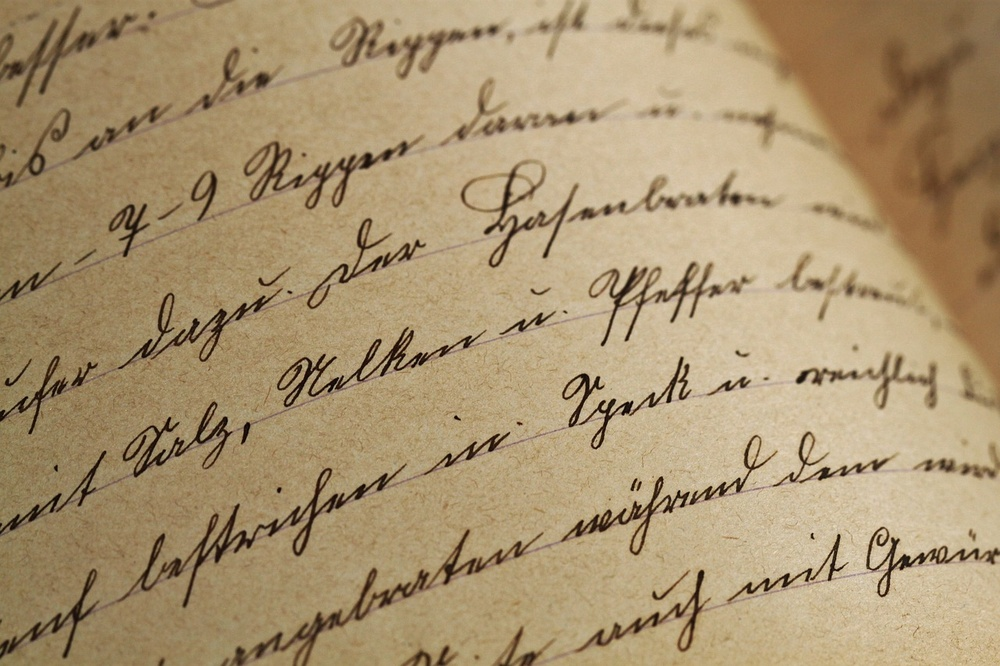
#> input picture 2.Manipulating Image/Erosion, Dilation Closing And Opening/Image Used/sutterlin.jpg, 1000 x 666 px, shrunk from 1280 x 853 before the run, found by its file name
$ python 'Erosion, Dilation Opening And Closing.py'
#> lines starting #> are read from the running program, lines starting #| are printed output that depends on the picture
#!/usr/bin/env python
# coding: utf-8

# In[2]:


import cv2
import numpy as np
import matplotlib.pyplot as plt


# In[4]:


image = cv2.imread(r'C:\Users\DELL\Desktop\python project\open cv2\prac 8\sutterlin.jpg')
#> image is the input picture: shape (666, 1000, 3); mean B, G, R 112.6, 148.3, 170.2
plt.imshow(cv2.cvtColor(image, cv2.COLOR_BGR2RGB))
plt.title('Orginal Image')
plt.show()


# # Erosion :

# Erosion is performed by placing the center of the structuring element at each pixel of the input image and setting the pixel value at that position in the eroded image to 1 (white) only if all corresponding pixels in the structuring element and the input image are 1. Otherwise, the pixel value in the eroded image is set to 0 (black).

# E(A) = A ⊖ B
#
# Where:
#
# E(A) is the eroded image.
#
# A is the input binary image.
#
# B is the structuring element (also known as the kernel or mask).

# In[6]:


kernel = np.ones((5, 5), np.uint8)


# In[10]:


erosion = cv2.erode(image, kernel, iterations = 1)
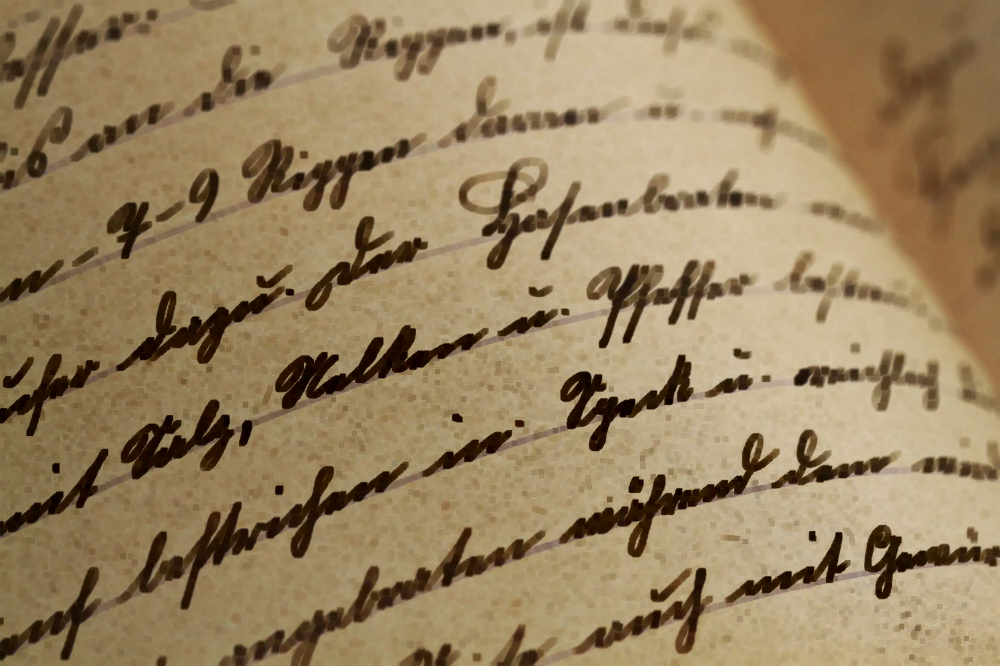
#> erosion: shape (666, 1000, 3); mean B, G, R 95.8, 130.8, 152.9
plt.imshow(cv2.cvtColor(erosion, cv2.COLOR_BGR2RGB))
plt.title('Erosion Image')
cv2.imwrite('Erosion_image.png', erosion)


# # Dilation :

# Dilation sets a pixel in the output image to 1 (white) if at least one corresponding pixel in the structuring element and the input image is 1. Otherwise, it remains 0 (black). This operation is helpful for image preprocessing and feature extraction tasks in computer vision.
#
# D(A) = A ⊕ B
#
# Where:
#
# D(A) is the dilated image.
#
# A is the input binary image.
#
# B is the structuring element (kernel or mask).

# In[12]:


dilation = cv2.dilate(image, kernel, iterations = 1)
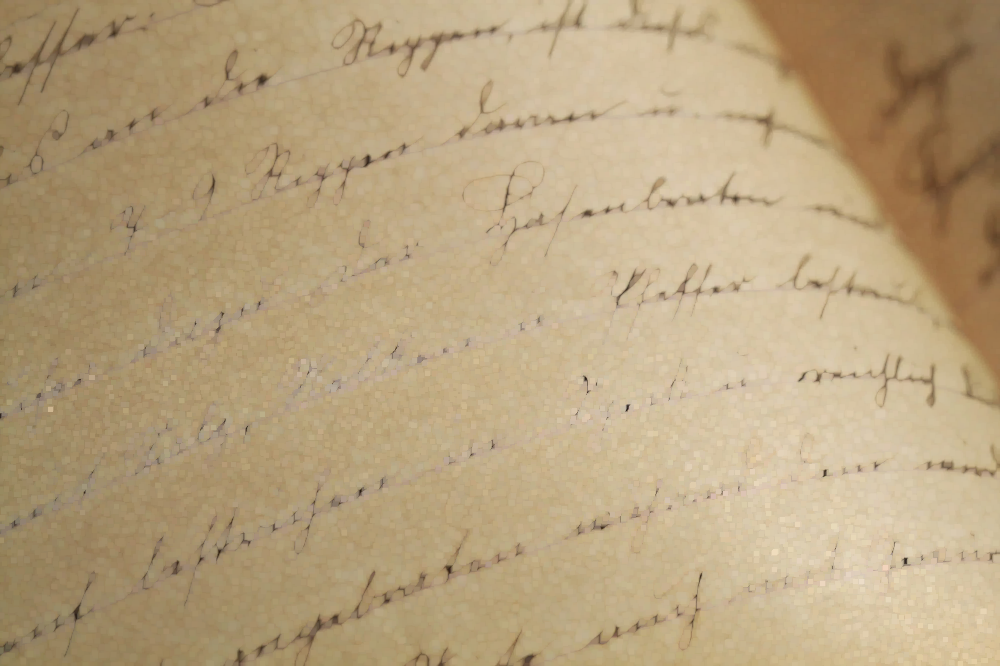
#> dilation: shape (666, 1000, 3); mean B, G, R 126.6, 162.5, 184.2
plt.imshow(cv2.cvtColor(dilation, cv2.COLOR_BGR2RGB))
plt.title('Dilation Image')
cv2.imwrite('Dilation_image.png', dilation)


# # Opening :

# Opening is a morphological operation that removes small noise and unwanted elements from a binary image. It involves performing erosion followed by dilation using a structuring element. Opening helps to smooth the image and preserve the main object shapes while eliminating noise and thin connections between objects.
#
# O(A) = (A ⊖ B) ⊕ B
#
# Where:
#
# O(A) is the output image after the opening operation
#
# A is the input binary image.
#
# B is the structuring element (kernel or mask).

# In[13]:


opening = cv2.morphologyEx(image, cv2.MORPH_OPEN, kernel)
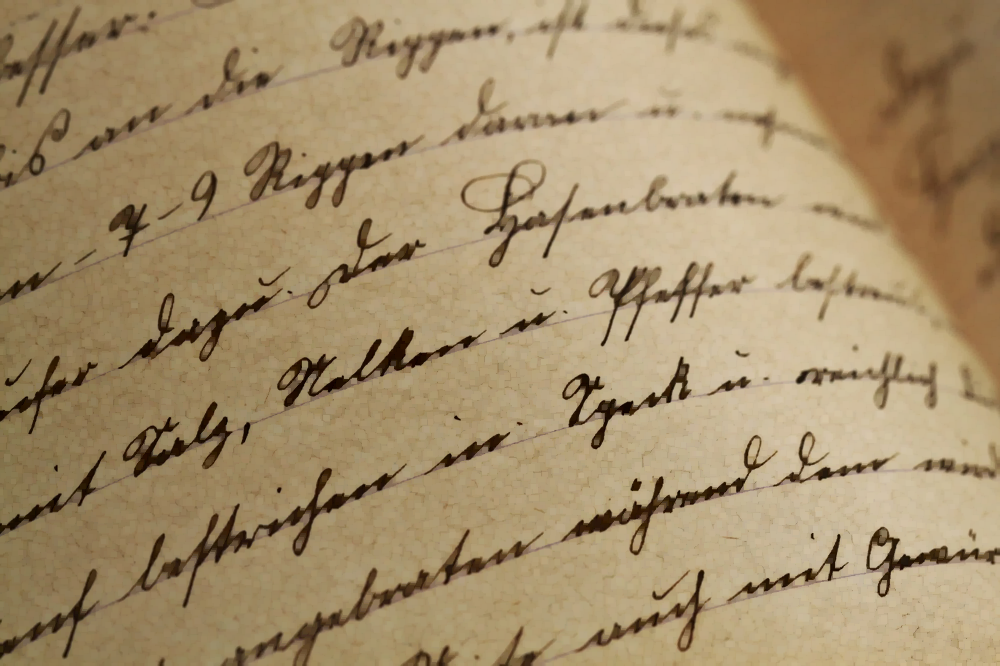
#> opening: shape (666, 1000, 3); mean B, G, R 107.4, 143.2, 165
plt.imshow(cv2.cvtColor(opening, cv2.COLOR_BGR2RGB))
plt.title('Opening Image')
cv2.imwrite('Opening_image.png', opening)


# # Closing :

# The closing operation helps in smoothing the image, filling small holes or gaps, and connecting broken parts of the objects. It is useful for image preprocessing, noise reduction, and feature extraction tasks in computer vision.
#
# C(A) = (A ⊕ B) ⊖ B
#
# Where:
#
# C(A) is the output image after the closing operation.
#
# A is the input binary image.
#
# B is the structuring element (kernel or mask).

# In[16]:


closing = cv2.morphologyEx(image, cv2.MORPH_CLOSE, kernel)
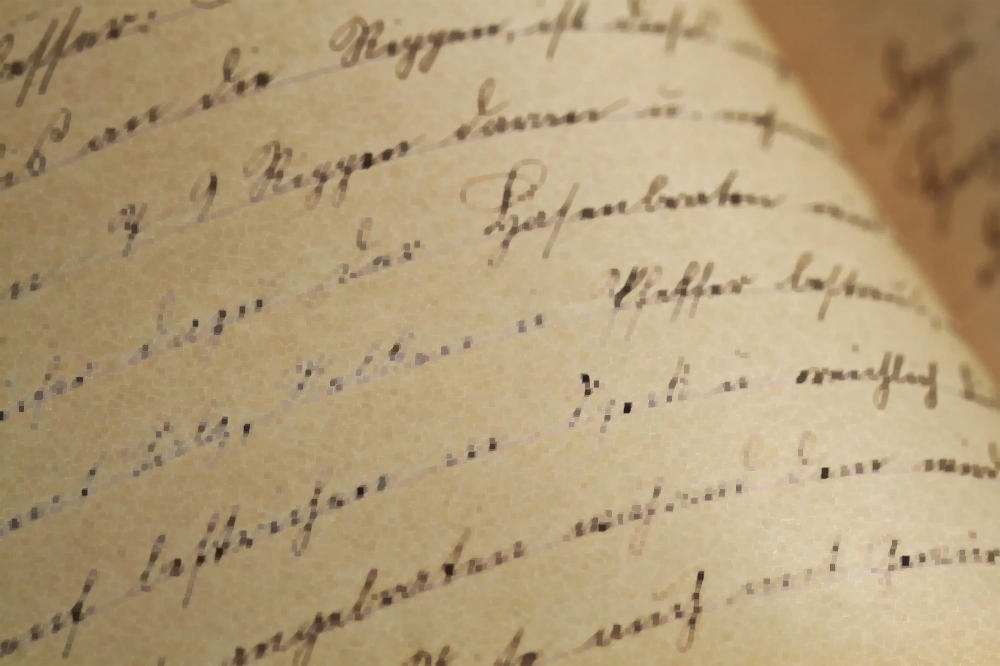
#> closing: shape (666, 1000, 3); mean B, G, R 120.3, 156.3, 178.2
plt.imshow(cv2.cvtColor(closing, cv2.COLOR_BGR2RGB))
plt.title('Closing Image')
cv2.imwrite('closing_image.png', closing)
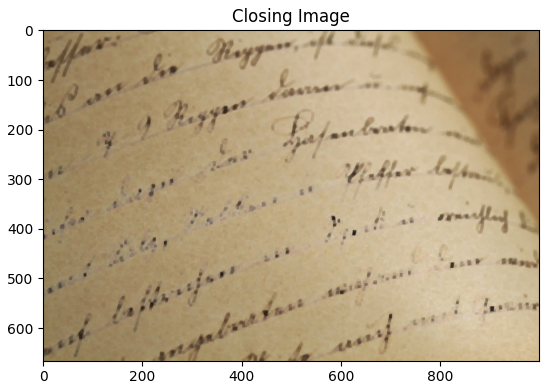
#> figure drawn by matplotlib, 1 panel
